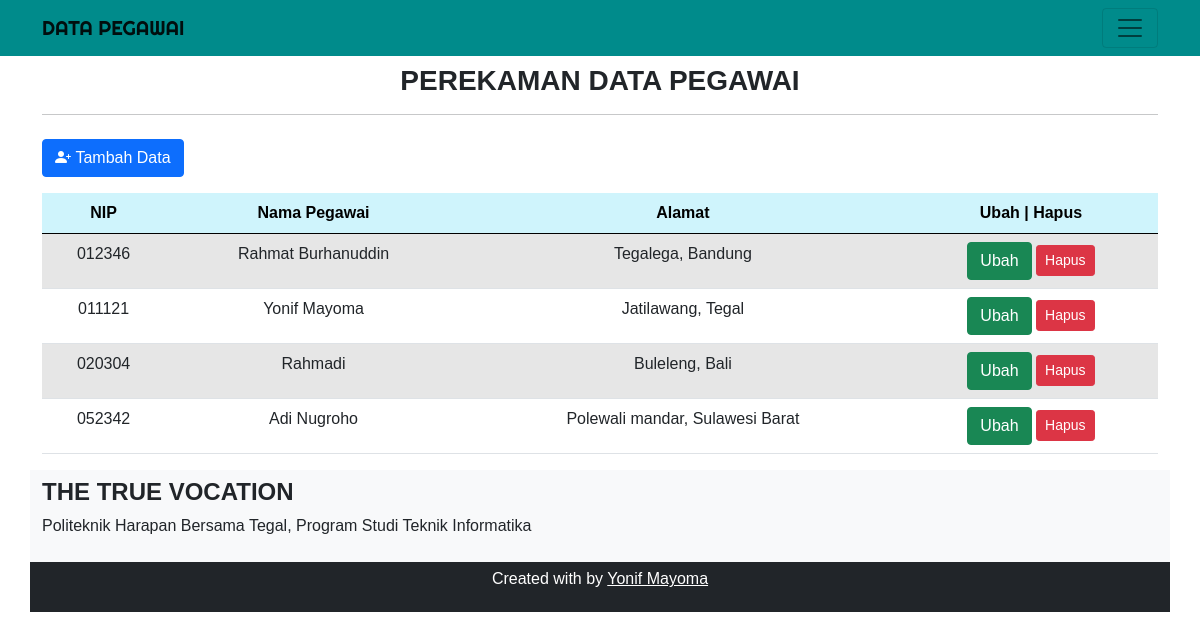
The page / on the database its author committed.
### tables this page shows
CREATE TABLE `tbl_pegawai` (
  `id` int(11) NOT NULL,
  `nip` varchar(30) NOT NULL,
  `nama` varchar(255) NOT NULL,
  `alamat` varchar(255) NOT NULL
);

### index.php (the view, shortened to what this page needs)
<?php
  include "koneksi.php"
?>
<!DOCTYPE html>
<html lang="en">
<head>
    <link href="https://cdn.jsdelivr.net/npm/bootstrap@5.0.0-beta2/dist/css/bootstrap.min.css" rel="stylesheet">
    <link rel="stylesheet" href="https://cdn.jsdelivr.net/npm/bootstrap-icons@1.4.0/font/bootstrap-icons.css">
    <link rel="stylesheet" href="https://cdn.datatables.net/1.10.23/css/dataTables.bootstrap5.min.css">
    <link rel="stylesheet" href="https://cdn.jsdelivr.net/npm/bootstrap@5.0.0-beta1/dist/css/bootstrap.min.css">
    <link rel="stylesheet" href="css/style.css">
</head>
<body>
    <nav class="navbar navbar-light" style="background-color: #008B8B; text-uppercase">
        <div class="container">
            <a class="navbar-brand" href="index.php">DATA PEGAWAI</a>
            <button class="navbar-toggler" type="button" data-bs-toggle="collapse" data-bs-target="#navbarNav" aria-controls="navbarNav" aria-expanded="false" aria-label="Toggle navigation">
                <span class="navbar-toggler-icon"></span>
            </button>
        </div>
    </nav>
    <div class="container">
        <div class="row my-2">
            <div class="col-md">
                <h3 class="text-center fw-bold text-uppercase">PEREKAMAN DATA PEGAWAI</h3>
                <hr>
            </div>
        </div>
        <div class="row my-2">
            <div class="col-md">
                <a href="tambah.php" class="btn btn-primary"><i class="bi bi-person-plus-fill"></i>&nbsp;Tambah Data</a>
       <div class="row my-3">
            <div class="col-md">
                <table id="data" class="table table-striped table-responsive table-hover text-center" style="width:100%">
                    <thead class="table-info">
          <tr>
            <th scope="col">NIP</th>
            <th scope="col">Nama Pegawai</th>
            <th scope="col">Alamat</th>
            <th scope="col">Ubah | Hapus</th>
          </tr>
        </thead>
        </div>
        </div>
          <?php
              $query = "SELECT * FROM tbl_pegawai";
              $result = mysqli_query($koneksi, $query);
          ?>
        <tbody>
          <?php
            foreach ($result as $data){
              echo "
                <tr>
                  <td>". $data["nip"] ."</td>
                  <td>". $data["nama"] ."</td>
                  <td>". $data["alamat"] ."</td>
                  <td>
                    <a href='update.php?id=".$data["id"]."' type='button' class='btn btn-success'>Ubah</a>
                    <a href='delete.php?id=".$data["id"]."' type='button' class='btn btn-danger btn-sm' onlick='return confirm('Yakin ingin menghapus data?')'>Hapus</a>
                  </td>
                </tr>
              ";
            }
          ?>
        </tbody>
    </div>
    <div class="container-fluid">
        <div class="row bg-light" style="background-color: #008B8B;text-white">
            <div class="col-md-6 my-2" id="about">
                <h4 class="fw-bold text-uppercase">The True Vocation</h4>
                <p>Politeknik Harapan Bersama Tegal, Program Studi Teknik Informatika</p>
            </div>
        </div>
    </div>
    <footer class="bg-dark text-white text-center" style="padding: 5px;">
        <p>Created with <i class="&copy;" style="color: red;"></i> by <u style="color: #fff;">Yonif Mayoma</u></p>
    </footer>
</body>
</html>

### style.css (style rules this page uses)
body { font-family: 'Gill Sans', 'Gill Sans MT', Calibri, 'Trebuchet MS', sans-serif; }
.navbar-brand { font-family: 'Righteous', cursive; }

### rows shown on the page
tbl_pegawai: nip "012346", nama "Rahmat Burhanuddin", alamat "Tegalega, Bandung"
tbl_pegawai: nip "011121", nama "Yonif Mayoma", alamat "Jatilawang, Tegal"
tbl_pegawai: nip "020304", nama "Rahmadi", alamat "Buleleng, Bali"
tbl_pegawai: nip "052342", nama "Adi Nugroho", alamat "Polewali mandar, Sulawesi Barat"
